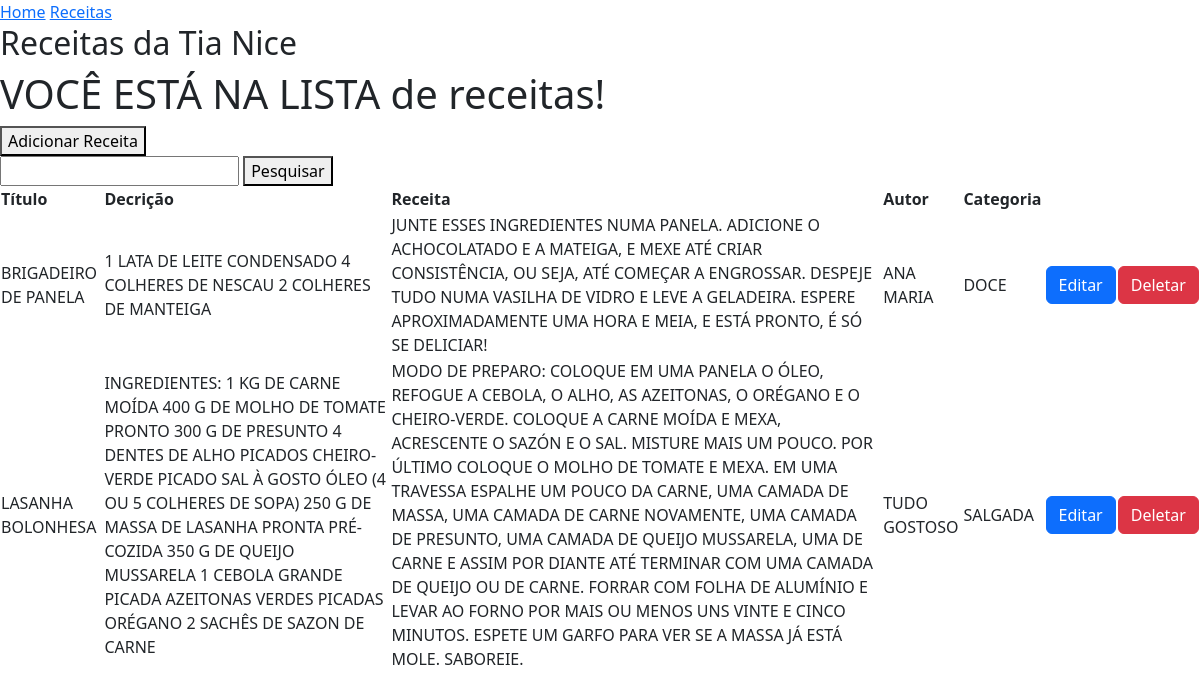
The page /pjReceitas/index.php?menu=lista on the database its author committed.
### tables this page shows
CREATE TABLE `comida` (
  `idComida` int(11) NOT NULL,
  `tituloComida` text NOT NULL,
  `descricaoComida` text NOT NULL,
  `receitaTexto` longtext NOT NULL,
  `autorComida` text NOT NULL,
  `categoriaComida` text NOT NULL,
  `imagem_url` longtext NOT NULL
);

### pjReceitas/pages/listaReceita/listaReceitas.php (the view)
<h1>VOCÊ ESTÁ NA LISTA de receitas!</h1>
<a href="index.php?menu=adicionarReceitas">
    <button type="button">Adicionar Receita</button>
</a>
    <form action="index.php?menu=lista" method="post">
        <input type="text" name="pesquisa" id="pesquisa">
        <button type="submit">Pesquisar</button>
    </form>
<table>
    <tr>
        <th>Título</th>
        <th>Decrição</th>
        <th>Receita</th>
        <th>Autor</th>
        <th>Categoria</th>
    </tr>
    <?php
    if(isset($_POST['pesquisa'])){
        $termoPesquisado = $_POST['pesquisa'];
    }else{
        $termoPesquisado = "";
    }
    $sql = "SELECT idComida,
    upper(tituloComida) AS tituloComida,
    upper(descricaoComida) AS descricaoComida,
    upper(receitaTexto) AS receitaTexto,
    upper(autorComida) AS autorComida,
    upper(categoriaComida) AS categoriaComida
    FROM comida WHERE
    idComida = '$termoPesquisado' OR
    tituloComida LIKE '%$termoPesquisado%'
    ORDER BY tituloComida ASC
    ";
    $query = mysqli_query($conexao,$sql) or die("Erro na requisição!".mysqli_error($conexao));
    while($dados = mysqli_fetch_assoc($query)){
        ?>
        <tr>
            <td><?=$dados['tituloComida'] ?></td>
            <td><?=$dados['descricaoComida'] ?></td>
            <td><?=$dados['receitaTexto'] ?></td>
            <td><?=$dados['autorComida'] ?></td>
            <td><?=$dados['categoriaComida'] ?></td>
            <td><?=$dados['imagem_url'] ?></td>
            <td><a href="index.php?menu=editarReceitas&idComida=<?=$dados['idComida']?>" class="btn btn-primary">Editar</a></td>
            <td><a href="index.php?menu=deletarReceitas&idComida=<?=$dados['idComida']?>" class="btn btn-danger">Deletar</a></td>
        </tr>
        <?php
    }
    ?>
</table>

### rows shown on the page
comida: tituloComida "BRIGADEIRO DE PANELA", descricaoComida "1 LATA DE LEITE CONDENSADO 4 COLHERES DE NESCAU 2 COLHERES DE MANTEIGA", receitaTexto "JUNTE ESSES INGREDIENTES NUMA PANELA. ADICIONE O ACHOCOLATADO E A MATEIGA, E MEXE ATÉ CRIAR CONSISTÊNCIA, OU SEJA, ATÉ COMEÇAR A ENGROSSAR. DESPEJE TUDO NUMA VASILHA DE VIDRO E LEVE A GELADEIRA. ESPERE APROXIMADAMENTE UMA HORA E MEIA, E ESTÁ PRONTO, É SÓ SE DELICIAR!", autorComida "ANA MARIA", categoriaComida "DOCE"
comida: tituloComida "LASANHA BOLONHESA", descricaoComida "INGREDIENTES: 1 KG DE CARNE MOÍDA 400 G DE MOLHO DE TOMATE PRONTO 300 G DE PRESUNTO 4 DENTES DE ALHO PICADOS CHEIRO-VERDE PICADO SAL À GOSTO ÓLEO (4 OU 5 COLHERES DE SOPA) 250 G DE MASSA DE LASANHA PRONTA PRÉ-COZIDA 350 G DE QUEIJO MUSSARELA 1 CEBOLA GRANDE PICADA AZEITONAS VERDES PICADAS ORÉGANO 2 SACHÊS DE SAZON DE CARNE", receitaTexto "MODO DE PREPARO: COLOQUE EM UMA PANELA O ÓLEO, REFOGUE A CEBOLA, O ALHO, AS AZEITONAS, O ORÉGANO E O CHEIRO-VERDE. COLOQUE A CARNE MOÍDA E MEXA, ACRESCENTE O SAZÓN E O SAL. MISTURE MAIS UM POUCO. POR ÚLTIMO COLOQUE O MOLHO DE TOMATE E MEXA. EM UMA TRAVESSA ESPALHE UM POUCO DA CARNE, UMA CAMADA DE MASSA, UMA CAMADA DE CARNE NOVAMENTE, UMA CAMADA DE PRESUNTO, UMA CAMADA DE QUEIJO MUSSARELA, UMA DE CARNE E ASSIM POR DIANTE ATÉ TERMINAR COM UMA CAMADA DE QUEIJO OU DE CARNE. FORRAR COM FOLHA DE ALUMÍNIO E LEVAR AO FORNO POR MAIS OU MENOS UNS VINTE E CINCO MINUTOS. ESPETE UM GARFO PARA VER SE A MASSA JÁ ESTÁ MOLE. SABOREIE.", autorComida "TUDO GOSTOSO", categoriaComida "SALGADA"
